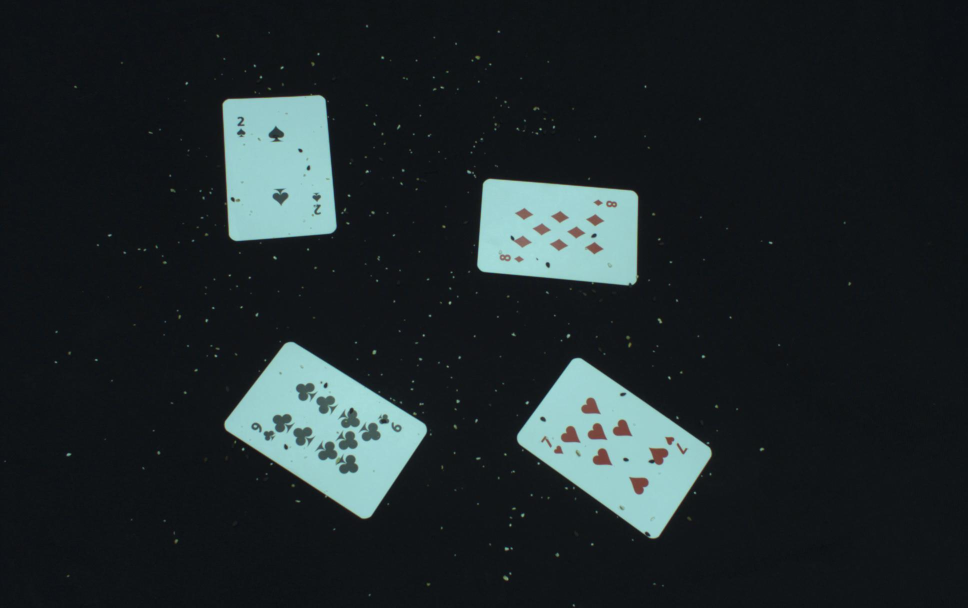
#> input picture szum.jpg, 1936 x 1216 px (shown at 1/2 size); the run also reads 1 picture not shown here
$ python ui.py   (older library calls are emulated)
#> lines starting #> are read from the running program, lines starting #| are printed output that depends on the picture; after the words box and inside, x2 and y2 are one past the last pixel; in counts of white or black regions, pixels touching at a corner belong together
### processing.py
import numpy as np
import cv2 as cv
import imutils
import math
from imutils import perspective
from imutils import contours
from matplotlib import pyplot as plt
from scipy.signal import argrelextrema


def midpoint(pta, ptb):
    return (pta[0] + ptb[0]) * 0.5, (pta[1] + ptb[1]) * 0.5


def get_nice_limits(img):
    hsv1 = img[int(img.shape[0] / 2)][0]
    hsv2 = img[int(img.shape[0] / 2)][img.shape[1] - 1]
    hsv3 = img[0][int(img.shape[1] / 2)]
    hsv4 = img[0][int(img.shape[1] / 2)]
    margin = 70
    bottom = (0,
              np.int(max(min(hsv1[1], hsv2[1], hsv3[1], hsv4[1]) - margin, 0)),
              np.int(max(min(hsv1[2], hsv2[2], hsv3[2], hsv4[2]) - margin, 0)))
    top = (255,
           255,
           np.int(min(max(hsv1[2], hsv2[2], hsv3[2], hsv4[2]) + margin, 255)))

    return bottom, top


def find_intersection(line1, line2):

    rho1, theta1 = line1[0]
    rho2, theta2 = line2[0]
    if math.fabs(theta1 - theta2) < 0.1:
        return [0, 0]
    else:
        A = np.array([[np.cos(theta1), np.sin(theta1)],
                      [np.cos(theta2), np.sin(theta2)]])
        b = np.array([[rho1], [rho2]])
        x0, y0 = np.linalg.solve(A, b)
        x0, y0 = int(np.round(x0)), int(np.round(y0))
        return [x0, y0]


image_show_ratio = 3
line_thickness = 2


class Card:
    def __init__(self, image):
        self.img = image
        self.bw = cv.cvtColor(image, cv.COLOR_BGR2GRAY)
        self.contours = []
        self.external_contour = []
        self.tilt = 0
        self.is_tilted = False
        self.rank = 0
        self.area = 0
        self.middle = [0, 0]
        self.middles_of_marks = []
        self.corners = []

    def find_corners(self):
        orig = self.img.copy()
        grey = cv.cvtColor(orig, cv.COLOR_BGR2GRAY)
        canny = cv.Canny(grey, 50, 150, apertureSize=3)
        lines = cv.HoughLines(canny, 1, np.pi / 360, 100)
        intersections = []
        for i in lines:
            for j in lines:
                x_found, y_found = find_intersection(i, j)
                is_unique = True
                for [x_int, y_int] in intersections:
                    if math.fabs(x_found - x_int) < 50 and math.fabs(y_found - y_int) < 50:
                        is_unique = False
                if is_unique:
                    if [x_found, y_found] != [0, 0]:
                        intersections.append([x_found, y_found])
                        cv.circle(orig, (x_found, y_found), 5, (0, 0, 255), -1)
        self.corners = intersections

        # imS = cv.resize(orig, (np.int(1936 / image_show_ratio), np.int(1216 / image_show_ratio)))
        # cv.imshow("rysuneczekk", imS)

    def edges_middle_area_tilt(self):

        for c in self.contours:
            if cv.contourArea(c) > 10000:
                # orig = self.img.copy()
                self.area = cv.contourArea(c)
                self.external_contour = c

                box = cv.minAreaRect(c)
                box = cv.boxPoints(box)
                box = np.array(box, dtype="int")
                box = perspective.order_points(box)
                # cv.drawContours(orig, c, -1, (0, 255, 0), 5)

                (tl, tr, br, bl) = box
                self.tilt = math.fabs((tr[0] - tl[0]) / (tr[1] - tl[1]))
                if 5 > self.tilt > 0.5:
                    self.is_tilted = True
                (tltrX, tltrY) = midpoint(tl, tr)
                (blbrX, blbrY) = midpoint(bl, br)
                mX, mY = midpoint((tltrX, tltrY), (blbrX, blbrY))
                self.middle = (np.int(mX), np.int(mY))
                # cv.circle(orig, self.middle, 5, (0, 0, 255), -1)

                # imS = cv.resize(orig, (np.int(1936/image_show_ratio), np.int(1216/image_show_ratio)))
                # cv.imshow("rysuneczek", imS)

    def get_rank(self):
        # orig = self.img.copy()
        for c in self.contours:
            if 450 < cv.contourArea(c) < 10000:
                self.rank += 1
                box = cv.minAreaRect(c)
                box = cv.boxPoints(box)
                box = np.array(box, dtype="int")
                box = perspective.order_points(box)

                (tl, tr, br, bl) = box
                (tltrX, tltrY) = midpoint(tl, tr)
                (blbrX, blbrY) = midpoint(bl, br)
                mX, mY = midpoint((tltrX, tltrY), (blbrX, blbrY))
                center_point = (np.int(mX), np.int(mY))
                #cv.circle(orig, center_point, 5, (255, 0, 0), -1)
                self.middles_of_marks.append(center_point)

        # imS = cv.resize(orig, (np.int(1936/image_show_ratio), np.int(1216/image_show_ratio)))
        # cv.imshow("rysuneczek", imS)

    def processing(self):
        hsv = cv.cvtColor(self.img, cv.COLOR_BGR2HSV)
        hsv_v = hsv[:, :, 2]

        # plt.hist(hsv_v.ravel(), 255, [1, 256])
        # plt.show()

        h = np.histogram(hsv_v.ravel(), bins=range(0, 256))
        hdata = h[0][1:]
        peaks_all = argrelextrema(hdata, np.greater, order=10)
        peaks = []
        for i in peaks_all[0]:
            if hdata[i] > 2000:
                peaks.append(i)

        self.bw = cv.inRange(self.bw, np.median(peaks)-35, 255) #150, 255

        # imS = cv.resize(self.bw, (np.int(1936 / image_show_ratio), np.int(1216 / image_show_ratio)))
        # cv.imshow("card bw", imS)

        self.contours = cv.findContours(self.bw, cv.RETR_LIST, cv.CHAIN_APPROX_NONE)
        self.contours = imutils.grab_contours(self.contours)
        (self.contours, _) = contours.sort_contours(self.contours)

        self.find_corners()
        self.edges_middle_area_tilt()
        self.get_rank()

    def task_tilt(self, image):
        if self.is_tilted:
            cv.drawContours(image, self.external_contour, -1, (0, 0, 150), line_thickness)
            font = cv.FONT_HERSHEY_SIMPLEX
            cv.putText(image, str(self.area), self.middle, font, 1.2, (0, 0, 150), line_thickness, cv.LINE_AA)

    def find_colors_in_2_or_7(self, image, middle):
        if self.rank == 2 or self.rank == 7:
            for i in self.middles_of_marks:
                cv.line(image, middle, i, (255, 100, 100), line_thickness)

    def draw_rectangle(self, image):
        if self.rank == 9 or self.rank == 8:
            self.corners = np.array(self.corners, dtype=int)
            self.corners = perspective.order_points(self.corners)
            cv.drawContours(image, [self.corners.astype("int")], -1, (0, 255, 0), line_thickness)


class Picture:
    def __init__(self, image, name):
        self.img = image
        self.name = name
        self.marked_image = self.img.copy()
        self.cards = self.img.copy()
        self.segmented = cv.cvtColor(image, cv.COLOR_BGR2GRAY)
        self.markers = 0
        self.list_of_cards = []
        self.middle_of_picture = (int(self.img.shape[1] / 2), int(self.img.shape[0] / 2))

    def segmentation(self):
        hsv = cv.cvtColor(self.img, cv.COLOR_BGR2HSV)
        bottom, top = get_nice_limits(hsv)
        background_threshold = cv.inRange(hsv, bottom, top)
        self.cards = cv.bitwise_not(background_threshold)
        self.cards = cv.medianBlur(self.cards, 13)
        kernel = cv.getStructuringElement(cv.MORPH_RECT, (20, 20))
        self.cards = cv.morphologyEx(self.cards, cv.MORPH_CLOSE, kernel)

        ret, self.markers = cv.connectedComponents(self.cards)
        for i in range(5):
            val = 20*i
            self.segmented[self.markers == i] = val

        # imS = cv.resize(self.cards, (np.int(1936/image_show_ratio), np.int(1216/image_show_ratio)))
        # cv.imshow("cards", imS)

    def extraction(self):
        for i in range(1, 5):
            card_mask = self.markers.copy()
            card_mask[self.markers != i] = 0
            card_pic = self.img.copy()
            card_pic[card_mask == 0] = [0, 0, 0]
            card = Card(card_pic)
            self.list_of_cards.append(card)

    def run_processing(self):
        self.segmentation()
        self.extraction()
        for i in self.list_of_cards:
            i.processing()

    def run_tasks(self):
        for i in self.list_of_cards:
            i.task_tilt(self.marked_image)
            i.find_colors_in_2_or_7(self.marked_image, self.middle_of_picture)
            i.draw_rectangle(self.marked_image)
            print(i.rank)

        imS = cv.resize(self.marked_image, (np.int(1936/image_show_ratio), np.int(1216/image_show_ratio)))
        cv.imshow(self.name, imS)

### ui.py
import processing
import cv2 as cv

img = cv.imread("szum.jpg", 3)
#> img is the input picture: shape (1216, 1936, 3); mean B, G, R 42.8, 40.4, 31.6
obraz = processing.Picture(img, "szum")
obraz.run_processing()
#> in segmentation, `hsv = cv.cvtColor(self.img, cv.COLOR_BGR2HSV)`: hsv: shape (1216, 1936, 3); mean H, S, V 100.9, 76.3, 43.3
#> in get_nice_limits, `hsv1 = img[int(img.shape[0] / 2)][0]`: hsv1 = [103, 85, 21]
#> in get_nice_limits, `hsv2 = img[int(img.shape[0] / 2)][img.shape[1] - 1]`: hsv2 = [103, 81, 22]
#> in get_nice_limits, `hsv3 = img[0][int(img.shape[1] / 2)]`: hsv3 = [103, 85, 21]
#> in get_nice_limits, `bottom = (0, np.int(max(min(hsv1[1], hsv2[1], hsv3[1], hsv4[1]) - marg..`: bottom = (0, 11, 0)
#> in get_nice_limits, `top = (255, 255, np.int(min(max(hsv1[2], hsv2[2], hsv3[2], hsv4[2]) + ..`: top = (255, 255, 92)
#> in segmentation, `bottom, top = get_nice_limits(hsv)`: bottom = (0, 11, 0); top = (255, 255, 92)
#> in segmentation, `background_threshold = cv.inRange(hsv, bottom, top)`:
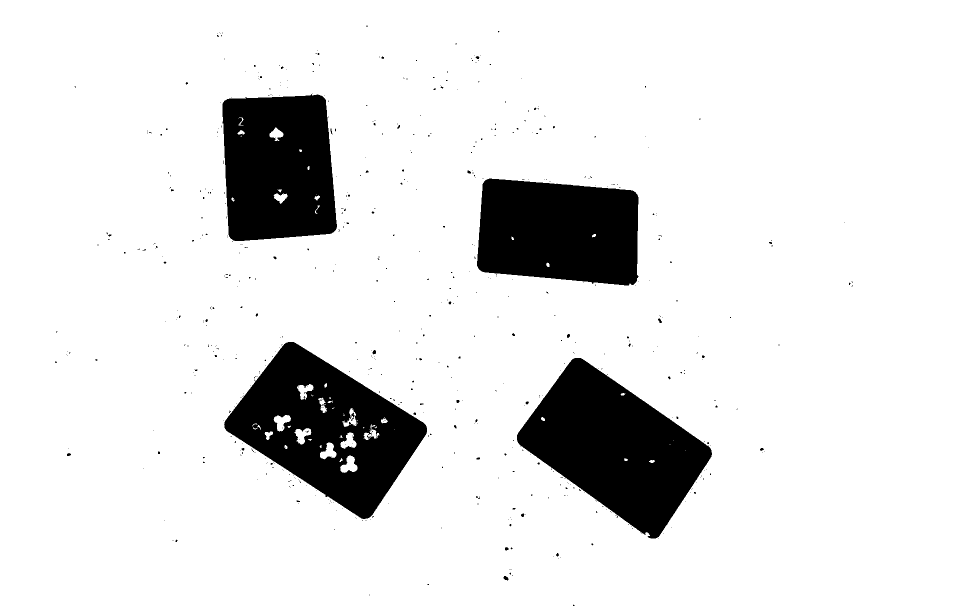
#> background_threshold: shape (1216, 1936) (shown at 1/2 size); 88.7% white; 613 black regions (582 under 20 px), largest, box (x1, y1, x2, y2) and area: (1034, 716, 1424, 1077) 73850, (448, 684, 854, 1038) 71456, (954, 357, 1277, 571) 59629
#> in segmentation, `self.cards = cv.medianBlur(self.cards, 13)`: self.cards: shape (1216, 1936); 11.3% white; 4 white regions, box (x1, y1, x2, y2) and area: (1034, 716, 1423, 1077) 74039, (449, 684, 854, 1038) 72695, (954, 358, 1277, 571) 59726, (445, 190, 674, 482) 59024
#> in segmentation, `self.cards = cv.morphologyEx(self.cards, cv.MORPH_CLOSE, kernel)`: self.cards: shape (1216, 1936); 11.5% white; 4 white regions, box (x1, y1, x2, y2) and area: (450, 685, 855, 1039) 76884, (1035, 717, 1424, 1078) 74039, (955, 359, 1278, 572) 59746, (446, 191, 675, 483) 59683
#> in segmentation, `ret, self.markers = cv.connectedComponents(self.cards)`:
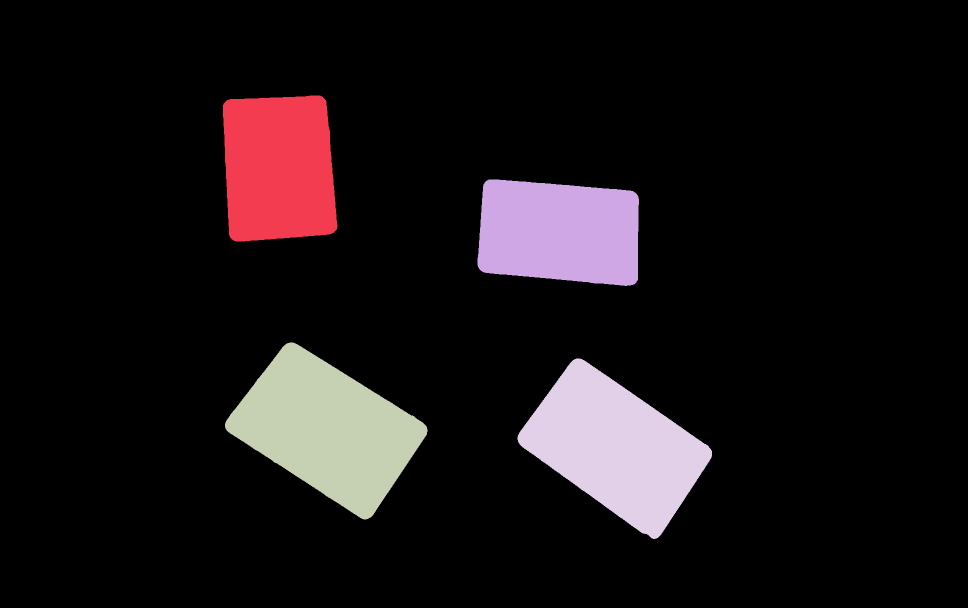
#> self.markers: shape (1216, 1936) int32 (shown at 1/2 size); 5 distinct labels, from 0 to 4; one colour per label, 0 black
#> in segmentation, `ret, self.markers = cv.connectedComponents(self.cards)`: ret = 5
#> after the loop in extraction, `for i in range(1, 5):`: card_mask: shape (1216, 1936) int32; values 0 (black) and 4 (white), 3.1% white; 1 white region, box (x1, y1, x2, y2) and area: (1035, 717, 1424, 1078) 74039
#> after the loop in extraction, `for i in range(1, 5):`:
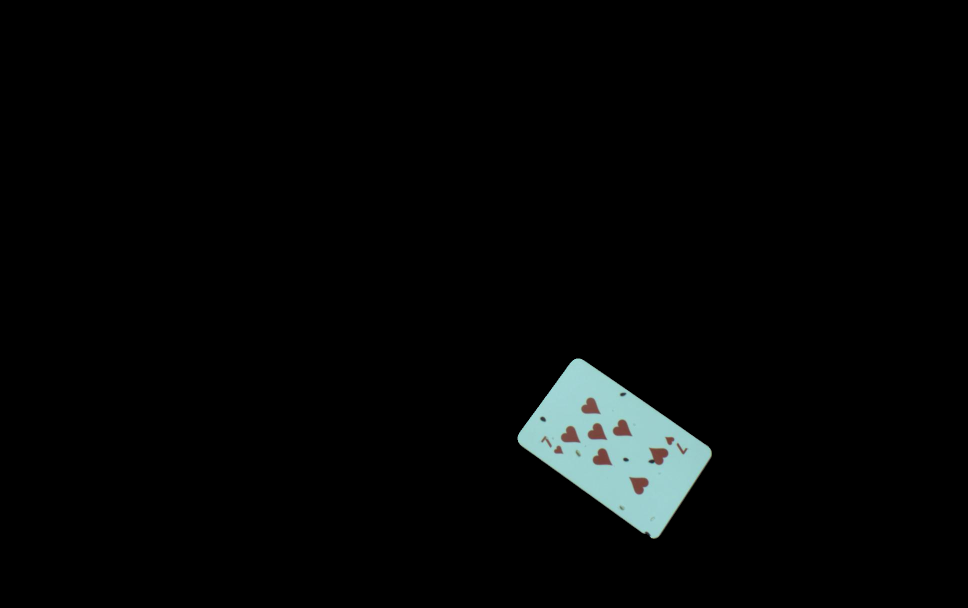
#> card_pic: shape (1216, 1936, 3) (shown at 1/2 size); mean B, G, R 6, 6.1, 4.8
#> after the loop in extraction, `for i in range(1, 5):`: self.list_of_cards = 4 items
#> the loop in run_processing, `for i in self.list_of_cards:` made 4 passes
#> peaks_all in processing on pass 1: ([76, 167, 207],)
#> peaks_all in processing on pass 2: ([55, 77, 92, 127, 154, 212],)
#> pass 1, in find_corners, `canny = cv.Canny(grey, 50, 150, apertureSize=3)`:
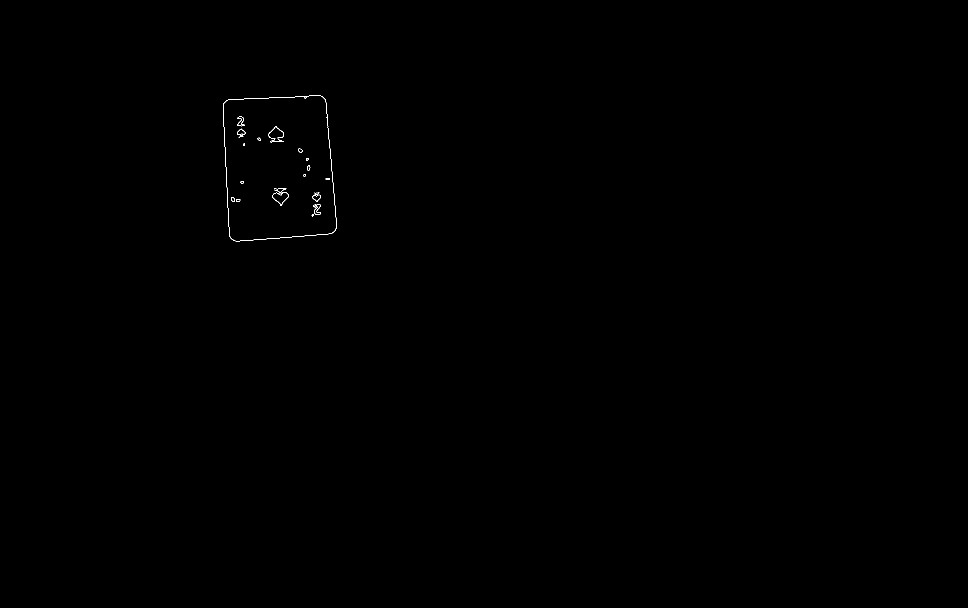
#> canny: shape (1216, 1936) (shown at 1/2 size); 0.08% white in thin lines or dots, all inside (x1, y1, x2, y2) = (446, 191, 674, 483)
obraz.run_tasks()
#> the loop in run_tasks, `for i in self.list_of_cards:` made 4 passes
#| 2
#| 8
#| 9
#| 7

img = cv.imread("ideal.jpg", 3)
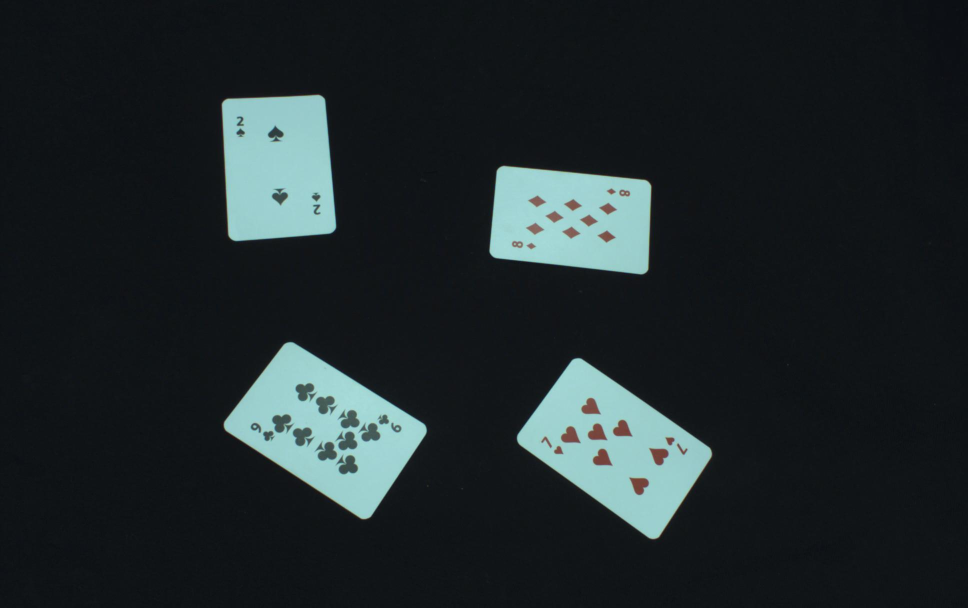
#> input picture ideal.jpg, 1936 x 1216 px (shown at 1/2 size)
#> img is the input picture: shape (1216, 1936, 3); mean B, G, R 42.6, 40.2, 31.4
obraz = processing.Picture(img, "ideal")
obraz.run_processing()
#> in segmentation (call 2), `hsv = cv.cvtColor(self.img, cv.COLOR_BGR2HSV)`: hsv: shape (1216, 1936, 3); mean H, S, V 101, 76.8, 43.1
#> in segmentation (call 2), `background_threshold = cv.inRange(hsv, bottom, top)`: background_threshold: shape (1216, 1936); 88.8% white; 181 black regions (177 under 20 px), largest, box (x1, y1, x2, y2) and area: (1034, 716, 1425, 1078) 74260, (447, 684, 854, 1039) 71663, (978, 331, 1303, 549) 59146, (444, 189, 673, 483) 58847
#> in segmentation (call 2), `self.cards = cv.medianBlur(self.cards, 13)`: self.cards: shape (1216, 1936); 11.3% white; 4 white regions, box (x1, y1, x2, y2) and area: (1034, 716, 1424, 1078) 74279, (447, 684, 854, 1039) 72702, (444, 190, 672, 482) 59253, (979, 332, 1303, 549) 59154
#> in segmentation (call 2), `self.cards = cv.morphologyEx(self.cards, cv.MORPH_CLOSE, kernel)`: self.cards: shape (1216, 1936); 11.5% white; 4 white regions, box (x1, y1, x2, y2) and area: (448, 685, 855, 1040) 77105, (1035, 717, 1425, 1079) 74279, (445, 191, 673, 483) 59861, (980, 333, 1304, 550) 59162
#> in segmentation (call 2), `ret, self.markers = cv.connectedComponents(self.cards)`: self.markers: shape (1216, 1936) int32; 5 distinct labels, from 0 to 4
#> after the loop in extraction (call 2), `for i in range(1, 5):`: card_mask: shape (1216, 1936) int32; values 0 (black) and 4 (white), 3.2% white; 1 white region, box (x1, y1, x2, y2) and area: (1035, 717, 1425, 1079) 74279
#> the loop in run_processing (call 2), `for i in self.list_of_cards:` made 4 passes
obraz.run_tasks()
#> the loop in run_tasks (call 2), `for i in self.list_of_cards:` made 4 passes
#| 2
#| 8
#| 9
#| 7

img = cv.imread("blur.jpg", 3)
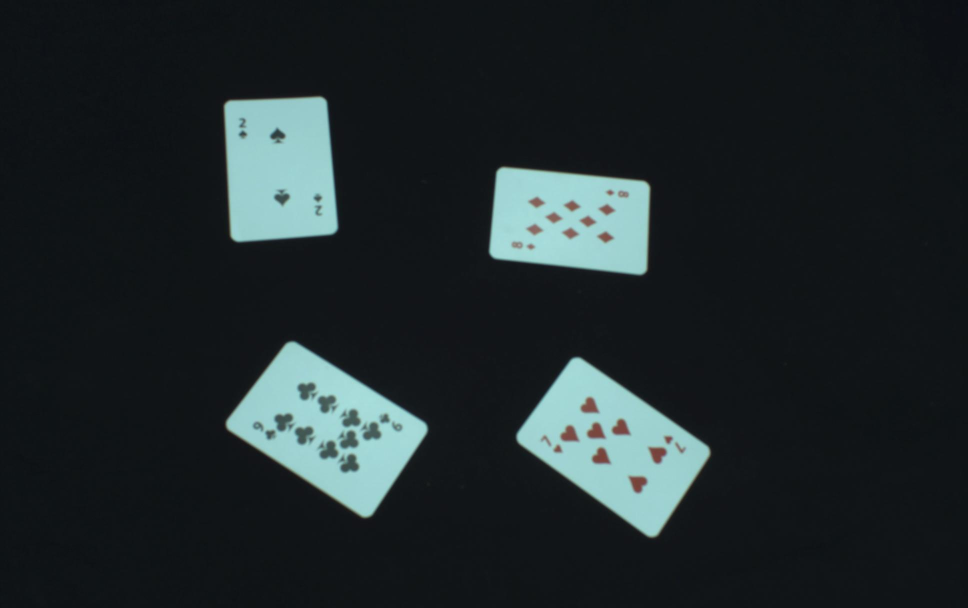
#> input picture blur.jpg, 1936 x 1216 px (shown at 1/2 size)
#> img is the input picture: shape (1216, 1936, 3); mean B, G, R 42.9, 40.6, 31.7
obraz = processing.Picture(img, "blur")
obraz.run_processing()
#> in segmentation (call 3), `hsv = cv.cvtColor(self.img, cv.COLOR_BGR2HSV)`: hsv: shape (1216, 1936, 3); mean H, S, V 100.8, 75.2, 43.3
#> in segmentation (call 3), `background_threshold = cv.inRange(hsv, bottom, top)`: background_threshold: shape (1216, 1936); 88.7% white; 174 black regions (168 under 20 px), largest, box (x1, y1, x2, y2) and area: (1032, 714, 1421, 1075) 73967, (452, 683, 856, 1036) 73277, (447, 193, 677, 484) 58946, (978, 334, 1301, 550) 58833, (1297, 511, 1302, 543) 156, (625, 186, 639, 191) 70
#> in segmentation (call 3), `self.cards = cv.medianBlur(self.cards, 13)`:
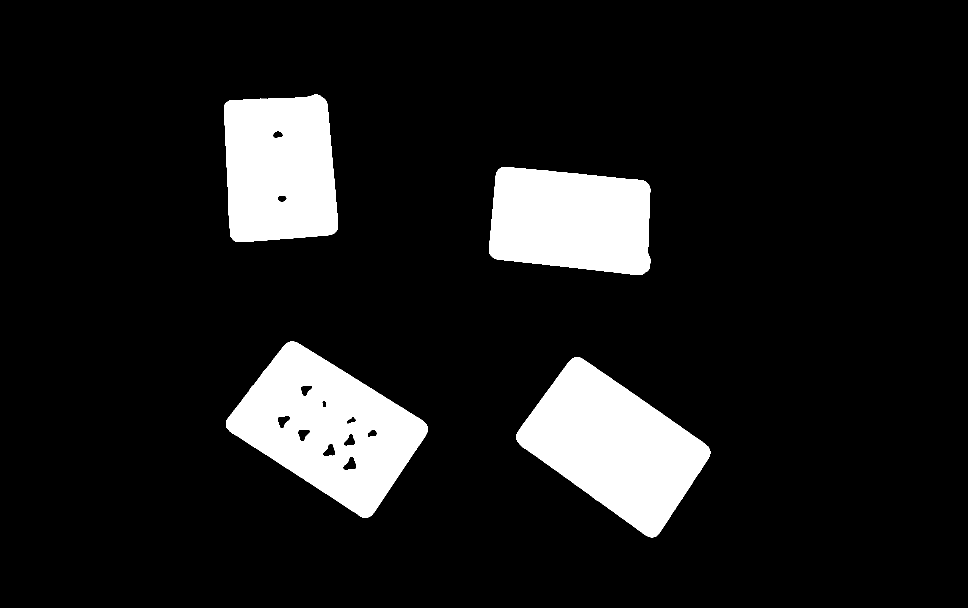
#> self.cards: shape (1216, 1936) (shown at 1/2 size); 11.3% white; 4 white regions, box (x1, y1, x2, y2) and area: (452, 683, 856, 1036) 74073, (1032, 714, 1421, 1075) 73967, (448, 188, 676, 484) 59236, (978, 334, 1301, 550) 58960
obraz.run_tasks()

img = cv.imread("gradient.jpg", 3)
obraz = processing.Picture(img, "gradient")
obraz.run_processing()
obraz.run_tasks()

cv.waitKey(0)
